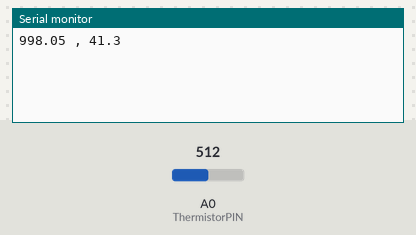
This sketch was run on a simulated Arduino Uno, built with avr-gcc and run on an emulated ATmega328P. Parts: the last lines printed to the serial monitor. The test bench sets the inputs (shaded band); at power-on: A0 (ThermistorPIN) = 512.

Above: at 1.2 s.
1.3 s: A0 (ThermistorPIN) set to 716
At 2.6 s:
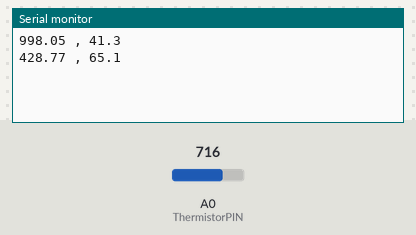
2.8 s: A0 (ThermistorPIN) set to 900
At 4.6 s:
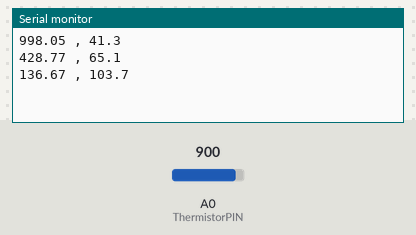
Timing chart, 0 to 6.1 s (numbered marks = the images above; inputs shaded):
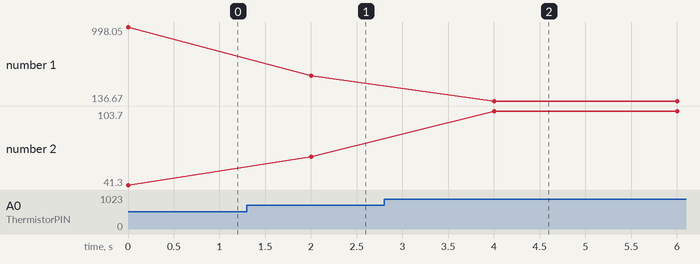

Measured:
- after the input at 1.3 s, the serial monitor: prints a new line after 0.70 s (image 1)
- after the input at 2.8 s, the serial monitor: prints a new line after 1.2 s (image 2)
- plotted number 1: 998.05 → 428.77 after the input at 1.3 s, 428.77 → 136.67 after the input at 2.8 s
- plotted number 2: 41.3 → 65.1 after the input at 1.3 s, 65.1 → 103.7 after the input at 2.8 s

The sketch:

R_VS_T_FIX_1K.ino
```cpp
#include <math.h>
#define ThermistorPIN 0                 // Analog Pin 0
int analogPin= 0;
int raw= 0;
float vcc = 5;                       // only used for display purposes, if used
                                        // set to the measured Vcc.
float pad = 1000;                       // balance/pad resistor value, set this to
                                        // the measured resistance of your pad resistor
float thermr = 1000;                   // thermistor nominal resistance
float buffer= 0;
float Vout= 0;
float R2= 0;
float Thermistor(int RawADC) {
  raw= analogRead(analogPin);
if(raw)
{
buffer= raw * vcc;
Vout= (buffer)/1023.0;
buffer= (vcc/Vout) -1;
R2= pad * buffer;}
  float Temp;  // Dual-Purpose variable to save space.
  Temp = log(R2); // Saving the Log(resistance) so not to calculate  it 4 times later
  Temp = 1 / (0.001358918743 + (0.0002628847468 * Temp) + (0.00000001870872475 * Temp * Temp * Temp));
  Temp = Temp - 273.15;  // Convert Kelvin to Celsius

  Serial.print(R2);
  Serial.print(" , ");
  return Temp;                                      // Return the Temperature
}

void setup() {
  Serial.begin(9600);
}

void loop() {
  float temp;
  temp=Thermistor(analogRead(ThermistorPIN));       // read ADC and  convert it to Celsius
  //Serial.print("Celsius: ");
  Serial.println(temp,1);                             // display Celsius
  delay(2000);                                      // Delay a bit...
}
```
